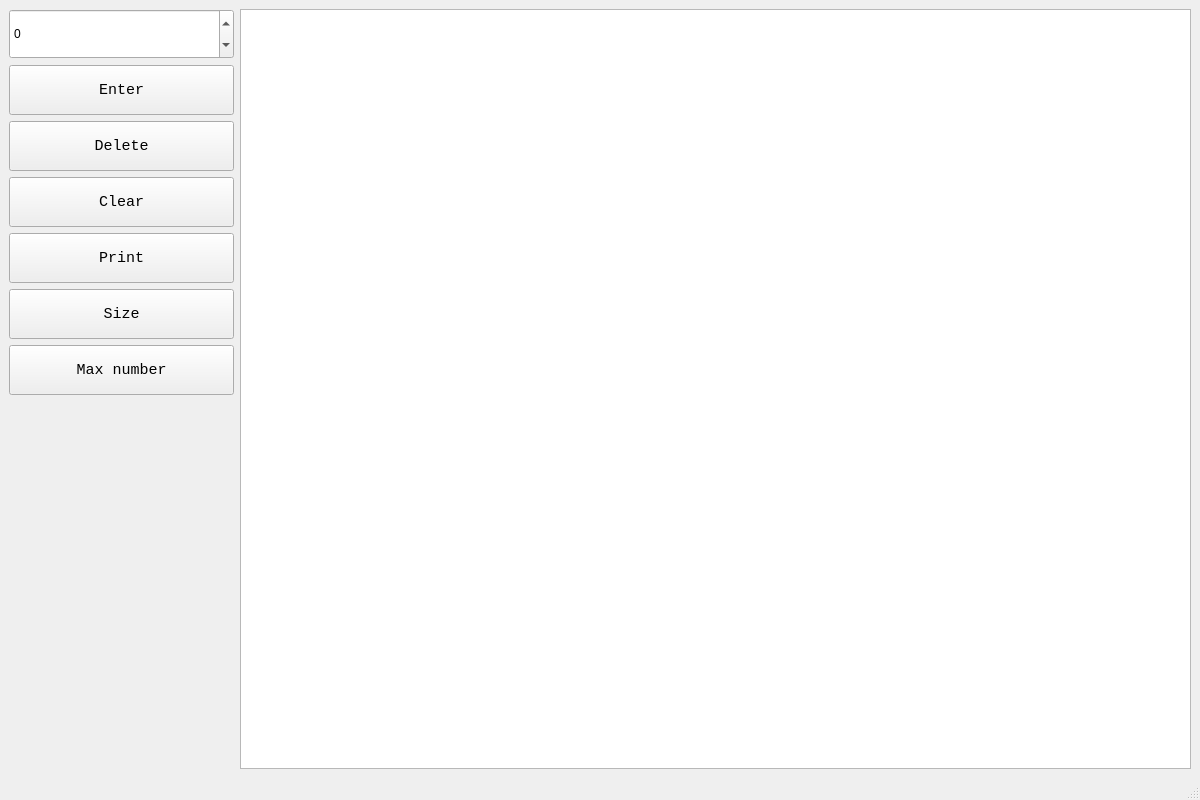
<?xml version="1.0" encoding="UTF-8"?>
<ui version="4.0">
 <class>MainWindow</class>
 <widget class="QMainWindow" name="MainWindow">
  <property name="geometry">
   <rect>
    <x>0</x>
    <y>0</y>
    <width>1200</width>
    <height>800</height>
   </rect>
  </property>
  <property name="windowTitle">
   <string>MainWindow</string>
  </property>
  <property name="styleSheet">
   <string notr="true">font: 11pt &quot;Monospace&quot;;</string>
  </property>
  <widget class="QWidget" name="centralwidget">
   <layout class="QGridLayout" name="gridLayout">
    <item row="0" column="0">
     <layout class="QFormLayout" name="formLayout">
      <item row="0" column="1">
       <layout class="QVBoxLayout" name="verticalLayout_3">
        <property name="spacing">
         <number>0</number>
        </property>
        <item>
         <widget class="QGraphicsView" name="graphicsView">
          <property name="minimumSize">
           <size>
            <width>550</width>
            <height>450</height>
           </size>
          </property>
         </widget>
        </item>
       </layout>
      </item>
      <item row="0" column="0">
       <layout class="QVBoxLayout" name="verticalLayout_2">
        <item>
         <widget class="QSpinBox" name="inBox_2">
          <property name="minimumSize">
           <size>
            <width>100</width>
            <height>50</height>
           </size>
          </property>
          <property name="readOnly">
           <bool>false</bool>
          </property>
          <property name="minimum">
           <number>-100</number>
          </property>
          <property name="maximum">
           <number>100</number>
          </property>
         </widget>
        </item>
        <item>
         <widget class="QPushButton" name="On_insert">
          <property name="minimumSize">
           <size>
            <width>225</width>
            <height>50</height>
           </size>
          </property>
          <property name="maximumSize">
           <size>
            <width>225</width>
            <height>50</height>
           </size>
          </property>
          <property name="font">
           <font>
            <family>Monospace</family>
            <pointsize>11</pointsize>
            <italic>false</italic>
            <bold>false</bold>
           </font>
          </property>
          <property name="styleSheet">
           <string notr="true"/>
          </property>
          <property name="text">
           <string>Enter</string>
          </property>
         </widget>
        </item>
        <item>
         <widget class="QPushButton" name="On_delete">
          <property name="minimumSize">
           <size>
            <width>225</width>
            <height>50</height>
           </size>
          </property>
          <property name="maximumSize">
           <size>
            <width>225</width>
            <height>50</height>
           </size>
          </property>
          <property name="font">
           <font>
            <family>Monospace</family>
            <pointsize>11</pointsize>
            <italic>false</italic>
            <bold>false</bold>
           </font>
          </property>
          <property name="styleSheet">
           <string notr="true"/>
          </property>
          <property name="text">
           <string>Delete</string>
          </property>
         </widget>
        </item>
        <item>
         <widget class="QPushButton" name="On_clear">
          <property name="minimumSize">
           <size>
            <width>225</width>
            <height>50</height>
           </size>
          </property>
          <property name="maximumSize">
           <size>
            <width>225</width>
            <height>50</height>
           </size>
          </property>
          <property name="font">
           <font>
            <family>Monospace</family>
            <pointsize>11</pointsize>
            <italic>false</italic>
            <bold>false</bold>
           </font>
          </property>
          <property name="styleSheet">
           <string notr="true"/>
          </property>
          <property name="text">
           <string>Clear</string>
          </property>
         </widget>
        </item>
        <item>
         <widget class="QPushButton" name="On_print">
          <property name="minimumSize">
           <size>
            <width>225</width>
            <height>50</height>
           </size>
          </property>
          <property name="maximumSize">
           <size>
            <width>225</width>
            <height>50</height>
           </size>
          </property>
          <property name="font">
           <font>
            <family>Monospace</family>
            <pointsize>11</pointsize>
            <italic>false</italic>
            <bold>false</bold>
           </font>
          </property>
          <property name="styleSheet">
           <string notr="true"/>
          </property>
          <property name="text">
           <string>Print</string>
          </property>
         </widget>
        </item>
        <item>
         <widget class="QPushButton" name="On_size">
          <property name="minimumSize">
           <size>
            <width>225</width>
            <height>50</height>
           </size>
          </property>
          <property name="maximumSize">
           <size>
            <width>225</width>
            <height>50</height>
           </size>
          </property>
          <property name="font">
           <font>
            <family>Monospace</family>
            <pointsize>11</pointsize>
            <italic>false</italic>
            <bold>false</bold>
           </font>
          </property>
          <property name="styleSheet">
           <string notr="true"/>
          </property>
          <property name="text">
           <string>Size</string>
          </property>
         </widget>
        </item>
        <item>
         <widget class="QPushButton" name="On_Max">
          <property name="minimumSize">
           <size>
            <width>225</width>
            <height>50</height>
           </size>
          </property>
          <property name="maximumSize">
           <size>
            <width>225</width>
            <height>50</height>
           </size>
          </property>
          <property name="font">
           <font>
            <family>Monospace</family>
            <pointsize>11</pointsize>
            <italic>false</italic>
            <bold>false</bold>
           </font>
          </property>
          <property name="styleSheet">
           <string notr="true"/>
          </property>
          <property name="text">
           <string>Max number</string>
          </property>
         </widget>
        </item>
        <item>
         <widget class="QLabel" name="output">
          <property name="minimumSize">
           <size>
            <width>225</width>
            <height>30</height>
           </size>
          </property>
          <property name="font">
           <font>
            <family>Monospace</family>
            <pointsize>11</pointsize>
            <italic>false</italic>
            <bold>false</bold>
           </font>
          </property>
          <property name="text">
           <string/>
          </property>
         </widget>
        </item>
        <item>
         <widget class="QLabel" name="label">
          <property name="minimumSize">
           <size>
            <width>100</width>
            <height>40</height>
           </size>
          </property>
          <property name="font">
           <font>
            <family>Monospace</family>
            <pointsize>11</pointsize>
            <italic>false</italic>
            <bold>false</bold>
           </font>
          </property>
          <property name="frameShape">
           <enum>QFrame::NoFrame</enum>
          </property>
          <property name="lineWidth">
           <number>0</number>
          </property>
          <property name="text">
           <string/>
          </property>
         </widget>
        </item>
       </layout>
      </item>
     </layout>
    </item>
   </layout>
  </widget>
  <widget class="QMenuBar" name="menubar">
   <property name="geometry">
    <rect>
     <x>0</x>
     <y>0</y>
     <width>1200</width>
     <height>23</height>
    </rect>
   </property>
  </widget>
  <widget class="QStatusBar" name="statusbar"/>
 </widget>
 <resources/>
 <connections/>
</ui>
